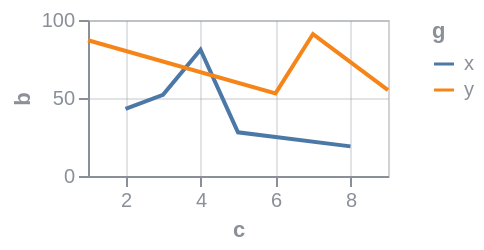

Express this chart as Vega-Lite.
### Vega specification from a JSON file in a GitHub repository (floating-point values rounded to 4 significant figures)
{"$schema": "https://vega.github.io/schema/vega/v6.json", "background": null, "padding": 5, "width": 150, "height": 78, "style": "cell", "data": [{"name": "source_0", "values": [{"a": "A", "b": 28, "c": 5, "g": "x"}, {"a": "B", "b": 55, "c": 9, "g": "y"}, {"a": "C", "b": 43, "c": 2, "g": "x"}, {"a": "D", "b": 91, "c": 7, "g": "y"}, {"a": "E", "b": 81, "c": 4, "g": "x"}, {"a": "F", "b": 53, "c": 6, "g": "y"}, {"a": "G", "b": 19, "c": 8, "g": "x"}, {"a": "H", "b": 87, "c": 1, "g": "y"}, {"a": "I", "b": 52, "c": 3, "g": "x"}]}, {"name": "data_0", "source": "source_0", "transform": [{"type": "formula", "expr": "toNumber(datum[\"c\"])", "as": "c"}]}], "marks": [{"name": "pathgroup", "type": "group", "from": {"facet": {"name": "faceted_path_main", "data": "data_0", "groupby": ["g"]}}, "encode": {"update": {"width": {"field": {"group": "width"}}, "height": {"field": {"group": "height"}}}}, "marks": [{"name": "marks", "type": "line", "style": ["line"], "sort": {"field": "x"}, "from": {"data": "faceted_path_main"}, "encode": {"update": {"stroke": {"scale": "color", "field": "g"}, "description": {"signal": "\"c: \" + (format(datum[\"c\"], \"\")) + \"; b: \" + (format(datum[\"b\"], \"\")) + \"; g: \" + (isValid(datum[\"g\"]) ? isArray(datum[\"g\"]) ? join(datum[\"g\"], ' ') : datum[\"g\"] : \"\"+datum[\"g\"])"}, "x": {"scale": "x", "field": "c"}, "y": {"scale": "y", "field": "b"}, "defined": {"signal": "isValid(datum[\"c\"]) && isFinite(+datum[\"c\"]) && isValid(datum[\"b\"]) && isFinite(+datum[\"b\"])"}}}}]}], "scales": [{"name": "x", "type": "linear", "domain": {"data": "data_0", "field": "c"}, "range": [0, {"signal": "width"}], "nice": true, "zero": false}, {"name": "y", "type": "linear", "domain": {"data": "data_0", "field": "b"}, "range": [{"signal": "height"}, 0], "nice": true, "zero": true}, {"name": "color", "type": "ordinal", "domain": {"data": "data_0", "field": "g", "sort": true}, "range": "category"}], "axes": [{"scale": "x", "orient": "bottom", "gridScale": "y", "grid": true, "tickCount": {"signal": "ceil(width/40)"}, "domain": false, "labels": false, "aria": false, "maxExtent": 0, "minExtent": 0, "ticks": false, "zindex": 0}, {"scale": "y", "orient": "left", "gridScale": "x", "grid": true, "tickCount": {"signal": "ceil(height/40)"}, "domain": false, "labels": false, "aria": false, "maxExtent": 0, "minExtent": 0, "ticks": false, "zindex": 0}, {"scale": "x", "orient": "bottom", "grid": false, "title": "c", "labelFlush": true, "labelOverlap": true, "tickCount": {"signal": "ceil(width/40)"}, "zindex": 0}, {"scale": "y", "orient": "left", "grid": false, "title": "b", "labelOverlap": true, "tickCount": {"signal": "ceil(height/40)"}, "zindex": 0}], "legends": [{"stroke": "color", "symbolType": "stroke", "title": "g"}], "config": {"axis": {"labelColor": "#8a8f98", "titleColor": "#8a8f98", "domainColor": "#8a8f98", "tickColor": "#8a8f98", "gridColor": "#8a8f98", "gridOpacity": 0.25}, "legend": {"labelColor": "#8a8f98", "titleColor": "#8a8f98"}, "style": {"cell": {"stroke": "#8a8f98", "strokeOpacity": 0.4}}}}
